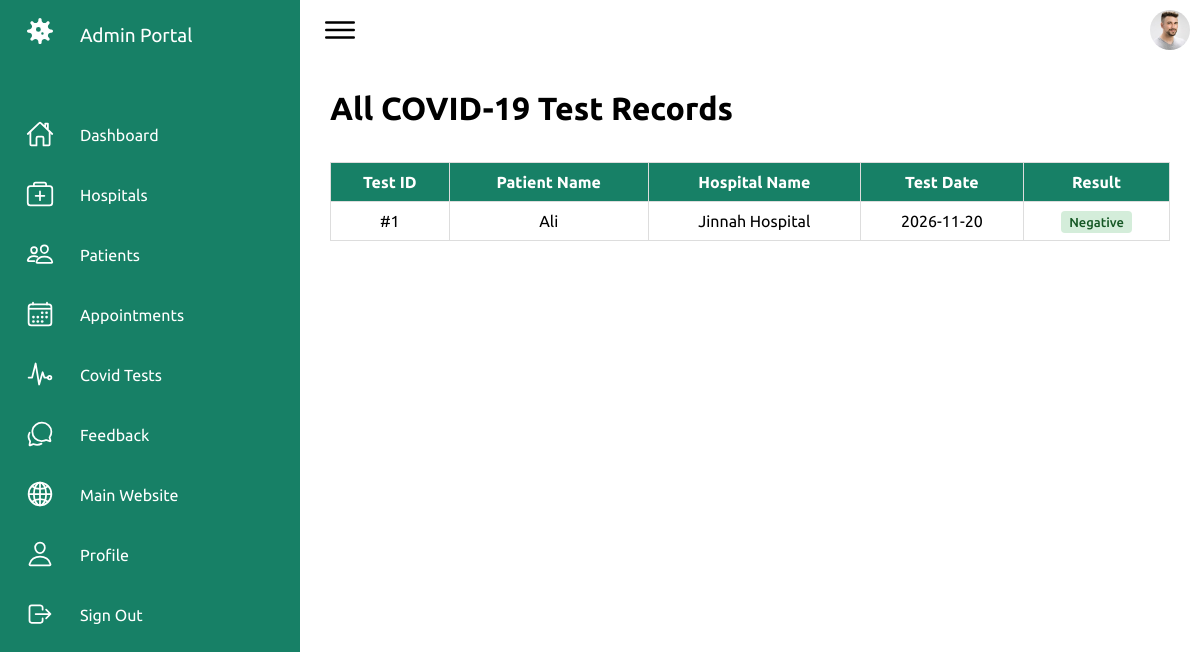
/admin/covid-test.php (signed in), run on the app's committed database.
### tables this page shows
CREATE TABLE `tbl_test` (
  `id` int(11) NOT NULL AUTO_INCREMENT,
  `p_id` int(11) NOT NULL,
  `h_id` int(11) NOT NULL,
  `date` varchar(20) NOT NULL,
  `result` varchar(50) NOT NULL DEFAULT 'Process',
  PRIMARY KEY (`id`)
);

CREATE TABLE `tbl_patient` (
  `id` int(11) NOT NULL AUTO_INCREMENT,
  `name` varchar(50) NOT NULL,
  `contact` varchar(15) NOT NULL DEFAULT '',
  `email` varchar(50) NOT NULL,
  `password` varchar(255) NOT NULL,
  `cid` int(11) NOT NULL DEFAULT 1,
  `address` varchar(150) NOT NULL DEFAULT '',
  `gender` varchar(15) NOT NULL DEFAULT '',
  `image` varchar(150) NOT NULL DEFAULT 'uploads/patients/user.jpg',
  `status` varchar(50) NOT NULL DEFAULT 'activate',
  PRIMARY KEY (`id`)
);

CREATE TABLE `tbl_hospital` (
  `id` int(11) NOT NULL AUTO_INCREMENT,
  `name` varchar(50) NOT NULL,
  `contact` varchar(15) NOT NULL,
  `cid` int(11) NOT NULL DEFAULT 1,
  `email` varchar(50) NOT NULL,
  `password` varchar(255) NOT NULL,
  `image` varchar(150) NOT NULL,
  `address` varchar(150) NOT NULL,
  `status` varchar(20) NOT NULL DEFAULT 'deactivate',
  PRIMARY KEY (`id`)
);

### admin/covid-test.php (the view, shortened to what this page needs)
<?php
    include("connection.php");
?>
<!DOCTYPE html>
<html lang="en">
<head>
    <link rel="stylesheet" href="assets/css/index.css">
</head>
<body>
    <div class="container">
        <?php
            include("navigation.php");
        ?>
        <div class="main">
            <div class="topbar">
                <div class="toggle">
                    <ion-icon name="menu-outline"></ion-icon>
                </div>
                <div class="user">
                    <a href='profile.php'><img src="assets/imgs/customer01.jpg" alt="Profile"></a>
                </div>
            </div>
            <div class="mainContent">
                <h2 class="title">All COVID-19 Test Records</h2>
                <div style="overflow-x:auto;">
                    <table>
                        <thead>
                            <tr>
                                <th>Test ID</th>
                                <th>Patient Name</th>
                                <th>Hospital Name</th>
                                <th>Test Date</th>
                                <th>Result</th>
                            </tr>
                        </thead>
                        <tbody>
                            <?php
                                $query = "SELECT tbl_patient.name as 'pname', tbl_hospital.name as 'hname', tbl_test.* FROM tbl_test LEFT JOIN tbl_patient ON tbl_test.p_id = tbl_patient.id LEFT JOIN tbl_hospital ON tbl_test.h_id=tbl_hospital.id ORDER BY tbl_test.id DESC";
                                $result = mysqli_query($connection,$query);
                                if($result && mysqli_num_rows($result) > 0)
                                {
                                    foreach($result as $row)
                                    {
                                        $resLower = strtolower($row['result']);
                                        $badgeClass = 'badge-process';
                                        if($resLower === 'negative') { $badgeClass = 'badge-negative'; }
                                        elseif($resLower === 'positive') { $badgeClass = 'badge-positive'; }
                                        $testDate = !empty($row['date']) ? htmlspecialchars($row['date']) : 'Pending';
                                        echo
                                        "<tr>
                                            <td>#" . $row['id'] . "</td>
                                            <td>" . htmlspecialchars($row['pname'] ?? 'N/A') . "</td>
                                            <td>" . htmlspecialchars($row['hname'] ?? 'N/A') . "</td>
                                            <td>$testDate</td>
                                            <td><span class='badge-status $badgeClass'>" . htmlspecialchars(ucfirst($row['result'])) . "</span></td>
                                        </tr>";
                                    }
                                }
                                else
                                {
                                    echo "<tr><td colspan='5' style='color:#777;'>No test records registered.</td></tr>";
                                }
                            ?>
                        </tbody>
                    </table>
                </div>
            </div>
        </div>
    </div>
</body>
</html>

### admin/assets/css/index.css (style rules this page uses)
* { font-family: "Ubuntu", sans-serif; margin: 0; padding: 0; box-sizing: border-box; }
:root { --white: #fff; --gray: #f5f5f5; --black1: #222; --black2: #999; --green:#178066; }
body { min-height: 100vh; overflow-x: hidden; }
.container { position: relative; width: 100%; }
.main { position: absolute; width: calc(100% - 300px); left: 300px; min-height: 100vh; background: var(--white); transition: 0.5s; }
.topbar { width: 100%; height: 60px; display: flex; justify-content: space-between; align-items: center; padding: 0 10px; }
.toggle { position: relative; width: 60px; height: 60px; display: flex; justify-content: center; align-items: center; font-size: 2.5rem; cursor: pointer; }
.user { position: relative; width: 40px; height: 40px; border-radius: 50%; overflow: hidden; cursor: pointer; }
.user img { position: absolute; top: 0; left: 0; width: 100%; height: 100%; object-fit: cover; }

### admin/covid-test.php (style rules this page uses)
.mainContent { padding: 30px; }
.mainContent .title { font-size: 32px; margin-bottom: 20px; }
.mainContent table { width: 100%; border-collapse: collapse; }
.mainContent table, td, th { margin-top: 15px; border: 1px solid #ddd; text-align: center; padding: 10px; }
.mainContent table th { background-color: #178066; color: #fff; }
.badge-status { padding: 4px 8px; border-radius: 4px; font-size: 13px; font-weight: 500; }
.badge-negative { background-color: #d4edda; color: #155724; }

### data on the page
tbl_test: id "1", tbl_patient.name "Ali", tbl_hospital.name "Jinnah Hospital", date "2026-11-20", result "Negative"
